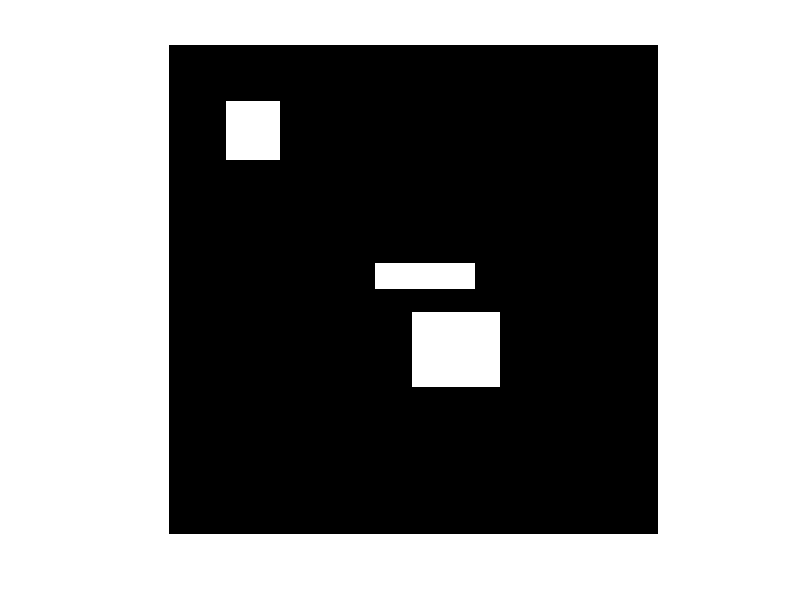

This figure's MATLAB source: (Note: this script raises an error after producing the figure.)
%% TP1 KIZIMA Chancelle
%% Nettoyer l'environnement
clc, clear, close all;

%% Version 1

%% 1 Créer une matrice de taille NxN 
imOrig = zeros(200,200);
imshow(imOrig);

%% 2 Créer un ou plusieurs objets de manière synthétique
imOrig(24:47,24:45) = 1;
imOrig(110:140,100:135) = 1;
imOrig(90:100,85:125) = 1;


%% 3- Afficher l image originale
imshow(imOrig);

%% 4, 5 6- Créer les seeds de manière aléatoire
[y,x] = ginput(1);
x = uint8(x);
y = uint8(y);

while(imOrig(x,y)~=1)
  [y,x] = ginput(1);
  x = uint8(x);
  y = uint8(y);
end

Etats = zeros(200,200);
RG = zeros(150,150);

Etats(x,y) = 1;
RG(x,y) = 1;

analyserVoisins(x,y,imOrig,Etats,RG);

%% 

% 7- Quel est la condition d arrêt du processus d évolution ?
% lorsqu'on clique sur l'objet à segmenter avec la region de growing, il va
% analysé les pixels voisin en haut et l'intensité de cette pixel est la meme 
% que la region dejà analyser on met l'état à jour 1 et on continu à celui avec le voisin d'en bas 
% ainsi de suite jusqu'à ce que on se retrouve au bordure de l'objet  et l'intensité de pixel change
% la processus s'arrete on sort de la boucle 